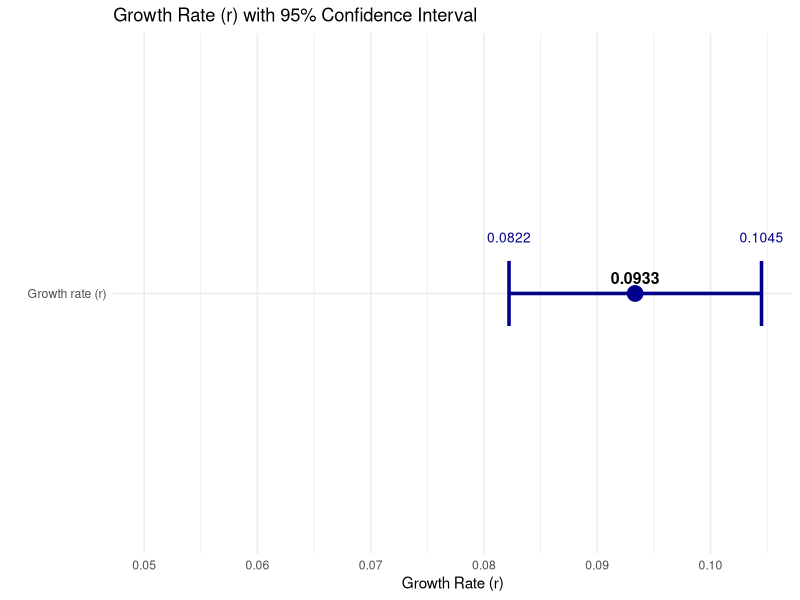
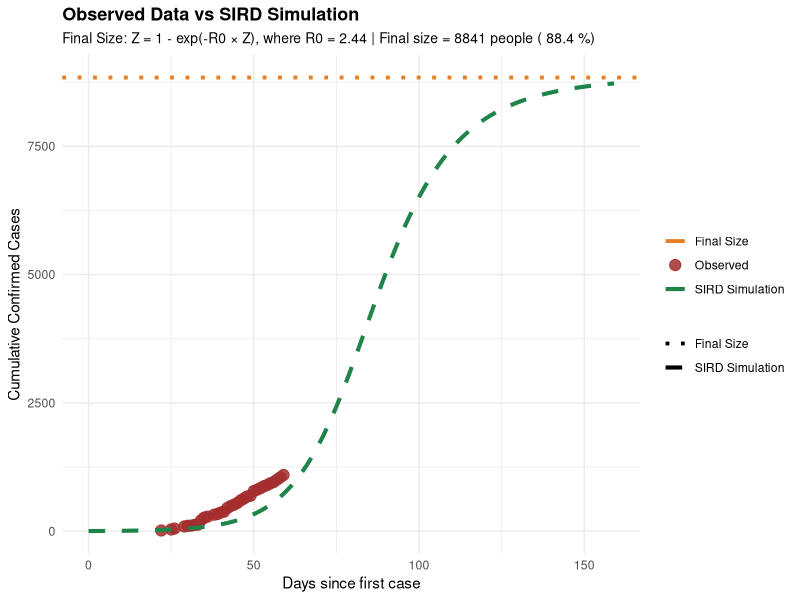
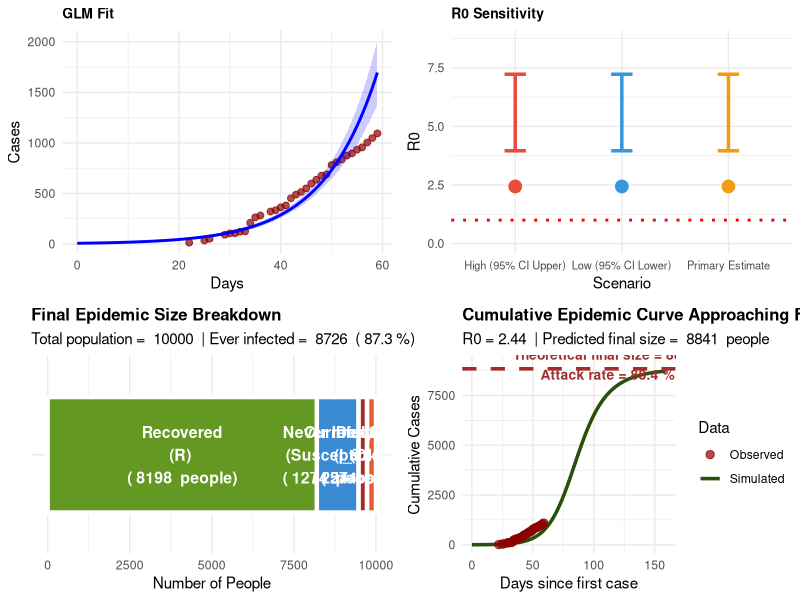
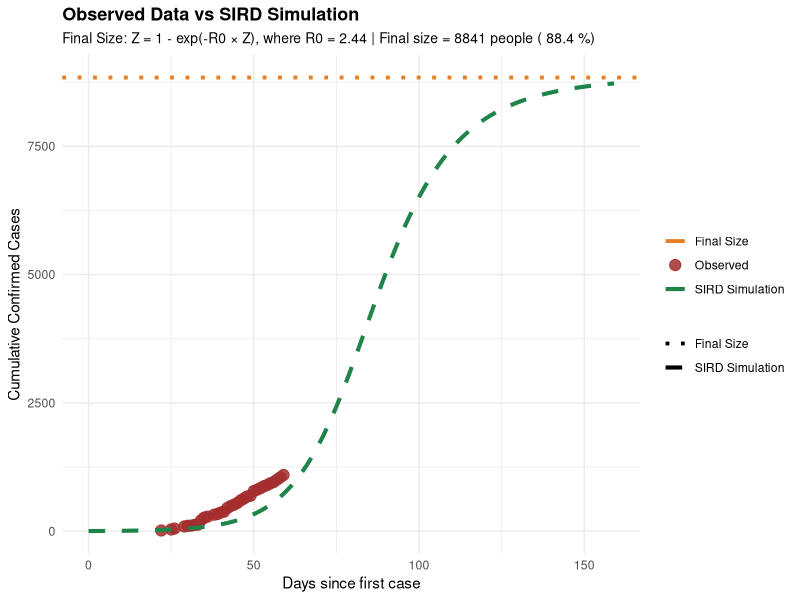
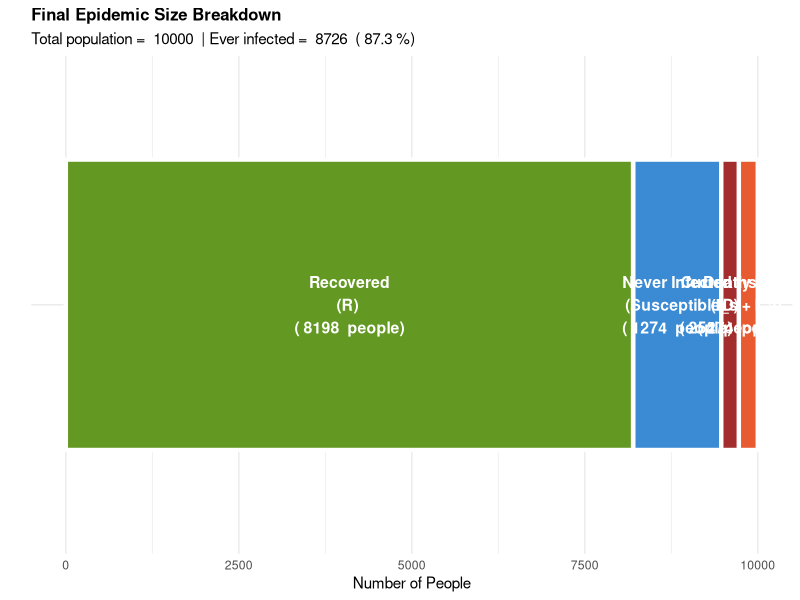
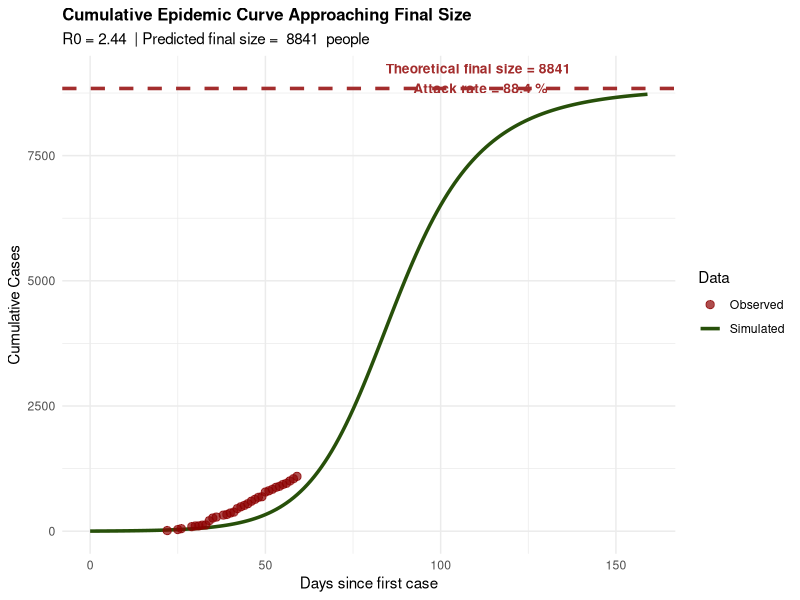

These charts were generated, in order, by the following R code:
#======================================================================
# INTEGRATED ANALYSIS: GLM + SIRD SIMULATION COMPARISON
#======================================================================
# This script:
# 1. Fits GLM to observed data (from drc_sitrep.csv)
# 2. Runs SIRD simulation
# 3. Compares both on the same plot
#======================================================================

library(MASS)
library(ggplot2)
library(gridExtra)
library(deSolve)
library(tidyr)
library(dplyr)

#======================================================================
# PART 1: OBSERVED DATA & GLM FITTING (from your original code)
#======================================================================

# Read observed data
data <- read.csv("../data/drc_sitrep.csv")
data$date <- as.Date(data$date)
data$day <- as.numeric(data$date - data$date[[1]])

# Fit GLM
glm_fit <- glm.nb(confirmed_cases ~ day, data = data)
small_r <- coef(glm_fit)[[2]]
intercept <- coef(glm_fit)[[1]]
doubling <- log(2) / small_r 

summary(glm_fit)

# Get confidence intervals
CI <- confint(glm_fit)
r_CI <- CI[2, ]

# SI scenarios for sensitivity analysis
SI_scenarios <- data.frame(
  scenario = c("Low (95% CI Lower)", "Primary Estimate", "High (95% CI Upper)"),
  SI = c(13.2, 15.4, 17.5)
)

## We are combining lower CI with lower SI estimate
## ... and assuming kappa=0 (fixed generation interval)
R_phen <- function(rho, kappa){
	if (kappa==0) return(exp(rho))
	return((1+kappa*rho)^(1/kappa))
}

print(r_CI)

## Use kappa=1 when we are trying to match simulation
kappa=1
R0_main <- R_phen(small_r * SI_scenarios$SI[[2]], kappa)
R0_lower <- R_phen(exp(r_CI[[1]] * SI_scenarios$SI[[1]]), kappa)
R0_upper <- R_phen(exp(r_CI[[2]] * SI_scenarios$SI[[3]]), kappa)

#======================================================================
# CALCULATE BETA AND GAMMA FROM GLM DATA
#======================================================================

## Calculate our example value of beta gamma from formula using R0 and r
# Common scenario: r = β - γ

exp(intercept)

R0 <- R0_main

# Step 1: Calculate gamma
gamma <- small_r / (R0 - 1)

# Step 2: Now calculate beta
beta <- R0 * gamma

## FIXME: Get rid of beta_gamma without changing anything else
# Step 3: Calculate beta*gamma (the transmission-recovery rate product)
beta_gamma <- beta * gamma
print(beta_gamma)

# Store these for use in SIRD simulation
calculated_beta <- beta
calculated_gamma <- gamma

# Fit GLM model
#glm_fit <- glm(confirmed_cases ~ day, data = data)

ci <- confint(glm_fit)
small_r_low <- ci[2, 1]
small_r_high <- ci[2, 2]

# Create data frame
plot_data <- data.frame(
  parameter = "Growth rate (r)",
  estimate = small_r,
  lower = small_r_low,
  upper = small_r_high
)

# Create forest plot with value labels
library(ggplot2)

ggplot(plot_data, aes(x = estimate, y = parameter)) +
  geom_vline(xintercept = 0, linetype = "dashed", color = "gray50") +
  geom_point(size = 5, color = "darkblue") +
  geom_errorbarh(aes(xmin = lower, xmax = upper), 
                 height = 0.15, size = 1.2, color = "darkblue") +
  geom_text(aes(x = estimate, label = paste0(round(estimate, 4))), 
            vjust = -0.8, size = 4, fontface = "bold") +
  geom_text(aes(x = lower, label = paste0(round(lower, 4))), 
            vjust = -5.1, size = 3.5, color = "darkblue") +
  geom_text(aes(x = upper, label = paste0(round(upper, 4))), 
            vjust = -5.1, size = 3.5, color = "darkblue") +
  xlim(0.05, NA) +  # ADD THIS LINE - starts at 0.05, NA lets it auto-adjust max
  labs(
    title = "Growth Rate (r) with 95% Confidence Interval",
    x = "Growth Rate (r)",
    y = ""
  ) +
  theme_minimal() 

# Print values to console as well
cat("Growth Rate (r) Summary:\n")
cat("Low (95% CI):  ", round(small_r_low, 4), "\n")
cat("Mid (Estimate):", round(small_r, 4), "\n")
cat("High (95% CI): ", round(small_r_high, 4), "\n")



print("===== CALCULATED BETA AND GAMMA FROM GLM DATA =====")
print(paste("Beta (transmission rate):", round(calculated_beta, 4)))
print(paste("Gamma (recovery rate):", round(calculated_gamma, 4)))
print(paste("Beta*Gamma (product):", round(beta_gamma, 6)))
print("")

print("===== GLM ANALYSIS =====")
print(paste("Small r:", round(small_r, 4), "per day"))
print(paste("95% CI: [", round(r_CI[[1]], 4), ", ", round(r_CI[[2]], 4), "]"))
print(paste("Doubling time:", round(doubling, 2), "days"))
print("")

print("===== R0 ESTIMATES FOR 3 SI SCENARIOS =====")
for (i in 1:nrow(SI_scenarios)) {
  if (i == 2) {
    print(paste("*** PRIMARY ESTIMATE *** ", SI_scenarios$scenario[i], " SI (", SI_scenarios$SI[i], 
                " days): R0 =", round(R0_main[i], 3),
                " 95% CI: [", round(R0_lower[i], 3), 
                ", ", round(R0_upper[i], 3), "]"))
  } else {
    print(paste(SI_scenarios$scenario[i], " SI (", SI_scenarios$SI[i], 
                " days): R0 =", round(R0_main[i], 3),
                " 95% CI: [", round(R0_lower[i], 3), 
                ", ", round(R0_upper[i], 3), "]"))
  }
}
print("")

#======================================================================
# PART 2: SIRD SIMULATION (using calculated beta and gamma)
#======================================================================

PLOT_MODE <- "report"
BASE_SIZE <- switch(PLOT_MODE, report = 14, slides = 18)
theme_set(theme_minimal(base_size = BASE_SIZE))

# SIRD MODEL
sird_model <- function(time, state, parameters) {
  with(as.list(c(state, parameters)), {
    I_total <- I_s + I_a
    trans <- beta * S * I_total / N
    
    dS  <- -trans
    dI_s <- p_sym * trans - gamma * I_s
    dI_a <- (1 - p_sym) * trans - gamma * I_a
    dR  <- (1 - alpha) * gamma * I_s + gamma * I_a
    dD  <- alpha * gamma * I_s
    
    list(c(dS, dI_s, dI_a, dR, dD), incidence = trans, prevalence = I_total)
  })
}

# PARAMETERS - NOW USING CALCULATED VALUES FROM GLM DATA
# (instead of placeholder values)

N <- 1e4
p_sym <- 0.6

# Use the beta and gamma calculated from GLM data
parameters <- c(beta = calculated_beta,      # NOW USING CALCULATED VALUE
                gamma = calculated_gamma,    # NOW USING CALCULATED VALUE
                alpha = 0.05,
                p_sym = 0.6,
                N = N)

# Initial conditions
I0 <- intercept
I_s0 <- p_sym * I0
I_a0 <- (1 - p_sym) * I0

initial_state <- c(S = N-I0, I_s = I_s0, I_a = I_a0, R = 0, D = 0)

# Time points - match your observed data range
t_max <- max(data$day) + 100
times <- seq(0, t_max, by = 1)

# Run SIRD simulation
sird_output <- ode(y = initial_state,
                   times = times,
                   func = sird_model,
                   parms = parameters,
                   method = "lsoda")

sird_output <- as.data.frame(sird_output)

# Extract CUMULATIVE infected: N - S (everyone who has ever been infected)
# This matches your observed data which is CUMULATIVE confirmed cases
# Cumulative = Current (I_s + I_a) + Recovered + Dead = N - S
sird_cumulative <- sird_output %>%
  mutate(cumulative_infected = N - S) %>%  # Total who have EVER been infected
  select(time, cumulative_infected) %>%
  rename(day = time, simulated_cases = cumulative_infected)

print("===== SIRD SIMULATION PARAMETERS (from GLM-derived β and γ) =====")
print(paste("Beta (transmission):", round(parameters["beta"], 4), " (from GLM data)"))
print(paste("Gamma (recovery):", round(parameters["gamma"], 4), " (from GLM data)"))
print(paste("Beta*Gamma (product):", round(calculated_beta * calculated_gamma, 6)))
print(paste("Alpha (CFR):", parameters["alpha"]))
print(paste("P_sym (proportion symptomatic):", parameters["p_sym"]))
print(paste("N (population):", N))
print(paste("Initial infected:", I0))
print("")

#======================================================================
# CALCULATE FINAL SIZE FROM THEORY (using calculated β and γ)
#======================================================================

# Calculate R0 from calculated beta and gamma
R0_theory <- parameters["beta"] / parameters["gamma"]

print("===== THEORETICAL FINAL SIZE =====")
print(paste("R0 = β/γ =", round(parameters["beta"], 4), "/", round(parameters["gamma"], 4), "=", round(R0_theory, 3)))
print(paste("Note: β*γ =", round(beta_gamma, 6), " (product used in certain transmission models)"))
print("")

# Solve final size equation: Z = 1 - exp(-R0 * Z)
# Z = attack rate (proportion of population ever infected)
# Using numerical solution
solve_final_size <- function(R0, tol = 1e-6) {
  # Newton-Raphson method to solve Z = 1 - exp(-R0 * Z)
  Z <- 0.5  # Initial guess
  for (i in 1:100) {
    f <- Z - 1 + exp(-R0 * Z)
    f_prime <- 1 + R0 * exp(-R0 * Z)
    Z_new <- Z - f / f_prime
    if (abs(Z_new - Z) < tol) break
    Z <- Z_new
  }
  return(Z)
}

Z_final <- solve_final_size(R0_theory)
attack_rate <- Z_final * 100
total_ever_infected <- N * Z_final
never_infected <- N * (1 - Z_final)

print(paste("Attack rate (Z):", round(Z_final, 4), "or", round(attack_rate, 1), "%"))
print(paste("Total ever infected:", round(total_ever_infected, 0)))
print(paste("Never infected:", round(never_infected, 0)))
print("")

# Expected recovered and deaths
expected_recovered <- total_ever_infected * (1 - parameters["alpha"])
expected_deaths <- total_ever_infected * parameters["alpha"]

print(paste("Expected recovered:", round(expected_recovered, 0)))
print(paste("Expected deaths (alpha =", parameters["alpha"], "):", round(expected_deaths, 0)))
print("")

#======================================================================
# COMPARE THEORETICAL FINAL SIZE WITH SIMULATION OUTCOME
#======================================================================

# Extract actual final values from simulation
final_row <- tail(sird_output, 1)

simulated_S_final <- final_row$S
simulated_ever_infected <- N - simulated_S_final
simulated_recovered <- final_row$R
simulated_deaths <- final_row$D

print("===== SIMULATION VS THEORY COMPARISON =====")
print("")
print("THEORETICAL (from R0):")
print(paste("  Ever infected:", round(total_ever_infected, 0)))
print(paste("  Attack rate:", round(attack_rate, 1), "%"))
print(paste("  Expected recovered:", round(expected_recovered, 0)))
print(paste("  Expected deaths:", round(expected_deaths, 0)))
print("")

print("SIMULATED (from ODE):")
print(paste("  Ever infected:", round(simulated_ever_infected, 0)))
print(paste("  Attack rate:", round((simulated_ever_infected/N)*100, 1), "%"))
print(paste("  Simulated recovered:", round(simulated_recovered, 0)))
print(paste("  Simulated deaths:", round(simulated_deaths, 0)))
print("")

print("DIFFERENCE:")
print(paste("  Ever infected diff:", round(simulated_ever_infected - total_ever_infected, 0), 
            "people (", round((simulated_ever_infected - total_ever_infected)/total_ever_infected*100, 1), "%)"))
print("")

# Create GLM predictions
newdata <- data.frame(day = seq(min(data$day), max(data$day), by = 0.5))
pred <- predict(glm_fit, newdata = newdata, type = "response", se.fit = TRUE)

pred_df <- data.frame(
  day = newdata$day,
  glm_fit = pred$fit,
  se = pred$se.fit
)

# Merge all data for comparison
comparison_df <- data.frame(
  day = data$day,
  observed = data$confirmed_cases
) %>%
  left_join(pred_df, by = "day") %>%
  left_join(sird_cumulative, by = "day")

# Calculate residuals
comparison_df$glm_residual <- comparison_df$observed - comparison_df$glm_fit
comparison_df$sird_residual <- comparison_df$observed - comparison_df$simulated_cases

print("===== GOODNESS OF FIT =====")
print("GLM Model:")
print(paste("  RMSE:", round(sqrt(mean(comparison_df$glm_residual^2, na.rm = TRUE)), 2)))
print(paste("  Mean Absolute Error:", round(mean(abs(comparison_df$glm_residual), na.rm = TRUE), 2)))

print("SIRD Simulation:")
print(paste("  RMSE:", round(sqrt(mean(comparison_df$sird_residual^2, na.rm = TRUE)), 2)))
print(paste("  Mean Absolute Error:", round(mean(abs(comparison_df$sird_residual), na.rm = TRUE), 2)))
print("")

#======================================================================
# FIGURE 7: FINAL SIZE BREAKDOWN
#======================================================================

# Create data for final size visualization
final_size_data <- data.frame(
  Compartment = c("Never Infected\n(Susceptible)", "Currently Infected\n(I_s + I_a)", 
                  "Recovered\n(R)", "Deaths\n(D)"),
  Count = c(simulated_S_final, 
            final_row$I_s + final_row$I_a,
            simulated_recovered, 
            simulated_deaths),
  Type = c("Not Infected", "Currently Infected", "Recovered", "Deaths")
)

# Create ordered factor for stacking
final_size_data$Compartment <- factor(final_size_data$Compartment,
                                      levels = c("Never Infected\n(Susceptible)", 
                                                 "Currently Infected\n(I_s + I_a)",
                                                 "Recovered\n(R)", 
                                                 "Deaths\n(D)"))

# Color palette matching your SIRD model
palette_final <- c("Not Infected" = "#3B8BD4",     # Blue - Susceptible
                   "Currently Infected" = "#E85A30",  # Orange - Infected
                   "Recovered" = "#639922",            # Green - Recovered
                   "Deaths" = "#A32D2D")               # Red - Deaths

fig7 <- ggplot(final_size_data, aes(x = "", y = Count, fill = Type)) +
  geom_bar(stat = "identity", width = 0.7, color = "white", size = 1.5) +
  geom_text(aes(label = paste(Compartment, "\n(", round(Count), " people)")), 
            position = position_stack(vjust = 0.5), 
            size = 4, color = "white", fontface = "bold") +
  scale_fill_manual(values = palette_final, guide = "none") +
  coord_flip() +
  labs(title = "Final Epidemic Size Breakdown",
       subtitle = paste("Total population = ", N, 
                        " | Ever infected = ", round(simulated_ever_infected, 0),
                        " (", round((simulated_ever_infected/N)*100, 1), "%)"),
       x = "", y = "Number of People") +
  theme_minimal() +
  theme(plot.title = element_text(face = "bold", size = 12),
        axis.text.y = element_blank(),
        axis.ticks.y = element_blank())

#======================================================================
# FIGURE 8: CUMULATIVE INFECTED OVER TIME (showing approach to final size)
#======================================================================

# Add theoretical final size line to cumulative data
fig8 <- ggplot() +
  geom_line(data = sird_cumulative, aes(x = day, y = simulated_cases, color = "Simulated"), 
            size = 1.2) +
  geom_hline(yintercept = total_ever_infected, color = "#A32D2D", size = 1.2, linetype = "dashed",
             aes(color = "Theoretical Final Size")) +
  geom_point(data = data, aes(x = day, y = confirmed_cases, color = "Observed"), 
             size = 2.5, alpha = 0.7) +
  annotate("text", x = max(sird_cumulative$day) * 0.7, y = total_ever_infected + 200,
           label = paste("Theoretical final size =", round(total_ever_infected, 0), 
                         "\nAttack rate =", round(attack_rate, 1), "%"),
           size = 3.5, color = "#A32D2D", fontface = "bold") +
  scale_color_manual(name = "Data",
                     values = c("Simulated" = "#27500A", 
                                "Theoretical Final Size" = "#A32D2D",
                                "Observed" = "darkred")) +
  labs(title = "Cumulative Epidemic Curve Approaching Final Size",
       subtitle = paste("R0 =", round(R0_theory, 2), 
                        " | Predicted final size = ", round(total_ever_infected, 0), " people"),
       x = "Days since first case",
       y = "Cumulative Cases") +
  theme_minimal() +
  theme(plot.title = element_text(face = "bold", size = 12))

fig6_linear <- ggplot() +
  geom_point(data = data, aes(x = day, y = confirmed_cases), 
             color = "darkred", size = 2.5, alpha = 0.7, name = "Observed") +
  geom_line(data = pred_df, aes(x = day, y = glm_fit, color = "GLM Fit", linetype = "GLM Fit"), 
            size = 1.2) +
  geom_ribbon(data = pred_df, 
              aes(x = day, ymin = glm_fit - 1.96*se, ymax = glm_fit + 1.96*se),
              alpha = 0.15, fill = "blue", name = "GLM 95% CI") +
  geom_line(data = sird_cumulative, aes(x = day, y = simulated_cases, color = "SIRD Simulation", linetype = "SIRD Simulation"), 
            size = 1.2) +
  scale_color_manual(name = "Model",
                     values = c("GLM Fit" = "#378ADD", "SIRD Simulation" = "#27500A")) +
  scale_linetype_manual(name = "Model",
                        values = c("GLM Fit" = "solid", "SIRD Simulation" = "dashed")) +
  labs(title = "Comparison: Observed Data vs GLM vs SIRD Simulation",
       subtitle = "Red dots = observed cumulative confirmed, lines = model predictions (N - S)",
       x = "Days since first case",
       y = "Cumulative Confirmed Cases (Ever Infected)") +
  theme_minimal() +
  theme(plot.title = element_text(face = "bold", size = 12))

# Enhanced Figure 6: Standalone with Final Size (OBSERVED vs SIRD ONLY)
fig6_enhanced <- ggplot() +
  # Observed data
  geom_point(data = data, aes(x = day, y = confirmed_cases, color = "Observed"), 
             size = 3.5, alpha = 0.85) +
  # SIRD simulation
  geom_line(data = sird_cumulative, aes(x = day, y = simulated_cases, color = "SIRD Simulation", linetype = "SIRD Simulation"), 
            size = 1.4) +
  # Theoretical final size line
  geom_hline(aes(yintercept = total_ever_infected, color = "Final Size", linetype = "Final Size"), 
             size = 1.3) +
  # Scale and theme
  scale_color_manual(name = "",
                     values = c("Observed" = "#A32D2D",
                                "SIRD Simulation" = "#1E8449",
                                "Final Size" = "#E67E22")) +
  scale_linetype_manual(name = "",
                        values = c("SIRD Simulation" = "dashed",
                                   "Final Size" = "dotted")) +
  labs(title = "Observed Data vs SIRD Simulation",
       subtitle = paste("Final Size: Z = 1 - exp(-R0 × Z), where R0 =", round(R0_theory, 2), 
                        "| Final size =", round(total_ever_infected, 0), "people (",  round(attack_rate, 1), "%)"),
       x = "Days since first case",
       y = "Cumulative Confirmed Cases") +
  theme_minimal() +
  theme(plot.title = element_text(face = "bold", size = 13),
        plot.subtitle = element_text(size = 10),
        legend.position = "right",
        legend.box = "vertical",
        legend.title = element_blank(),
        axis.title = element_text(size = 11))

#======================================================================
# ALL FIGURES TOGETHER
#======================================================================

# Create GLM predictions for display
newdata_all <- data.frame(day = seq(min(data$day), max(data$day), by = 0.5))
pred_all <- predict(glm_fit, newdata = newdata_all, type = "response", se.fit = TRUE)
pred_df_all <- data.frame(day = newdata_all$day, fit = pred_all$fit, se = pred_all$se.fit)

# Original figures (abbreviated for space)
fig1 <- ggplot(data, aes(x = day, y = confirmed_cases)) +
  geom_point(color = "darkred", size = 2, alpha = 0.7) +
  geom_line(data = pred_df_all, aes(y = fit), color = "blue", size = 1) +
  geom_ribbon(data = pred_df_all, aes(y = fit, ymin = fit - 1.96*se, ymax = fit + 1.96*se),
              alpha = 0.2, fill = "blue") +
  labs(title = "GLM Fit", x = "Days", y = "Cases") +
  theme_minimal() + theme(plot.title = element_text(face = "bold", size = 10))

fig4 <- ggplot(SI_scenarios, aes(x = scenario, y = R0, color = scenario)) +
  geom_point(size = 4) +
  geom_errorbar(aes(ymin = R0_lower, ymax = R0_upper), width = 0.2, size = 1.2) +
  geom_hline(yintercept = 1, color = "red", size = 1, linetype = "dotted") +
  scale_color_manual(values = c("Low (95% CI Lower)" = "#3498db", "Primary Estimate" = "#f39c12", "High (95% CI Upper)" = "#e74c3c"),
                     guide = "none") +
  ylim(0, max(R0_upper) * 1.2) +
  labs(title = "R0 Sensitivity", x = "Scenario", y = "R0") +
  theme_minimal() + theme(plot.title = element_text(face = "bold", size = 10),
                          axis.text.x = element_text(size = 8))

# Display Figure 6 STANDALONE (most important figure)
print(fig6_enhanced)

# Then display other figures in grid
grid.arrange(fig1, fig4, fig7, fig8, nrow = 2, ncol = 2)

#======================================================================
# SAVE ALL FIGURES
#======================================================================

ggsave("06_MAIN_Observed_vs_SIRD_with_Final_Size.png", fig6_enhanced, width = 14, height = 8, dpi = 300)
ggsave("07_Final_Size_Breakdown.png", fig7, width = 10, height = 6, dpi = 300)
ggsave("08_Cumulative_Final_Size.png", fig8, width = 10, height = 7, dpi = 300)

print("===== MAIN FIGURES SAVED =====")
print("06_MAIN_Observed_vs_SIRD_with_Final_Size.png - MAIN FIGURE: Observed vs SIRD simulation with final size formula (14x8)")
print("07_Final_Size_Breakdown.png - Final size breakdown by compartment")
print("08_Cumulative_Final_Size.png - Cumulative curve approaching final size")

## In future, we can code like this to keep your scripts small and clear
## But not today
## saveRDS(glm_fit, final_size_data)
